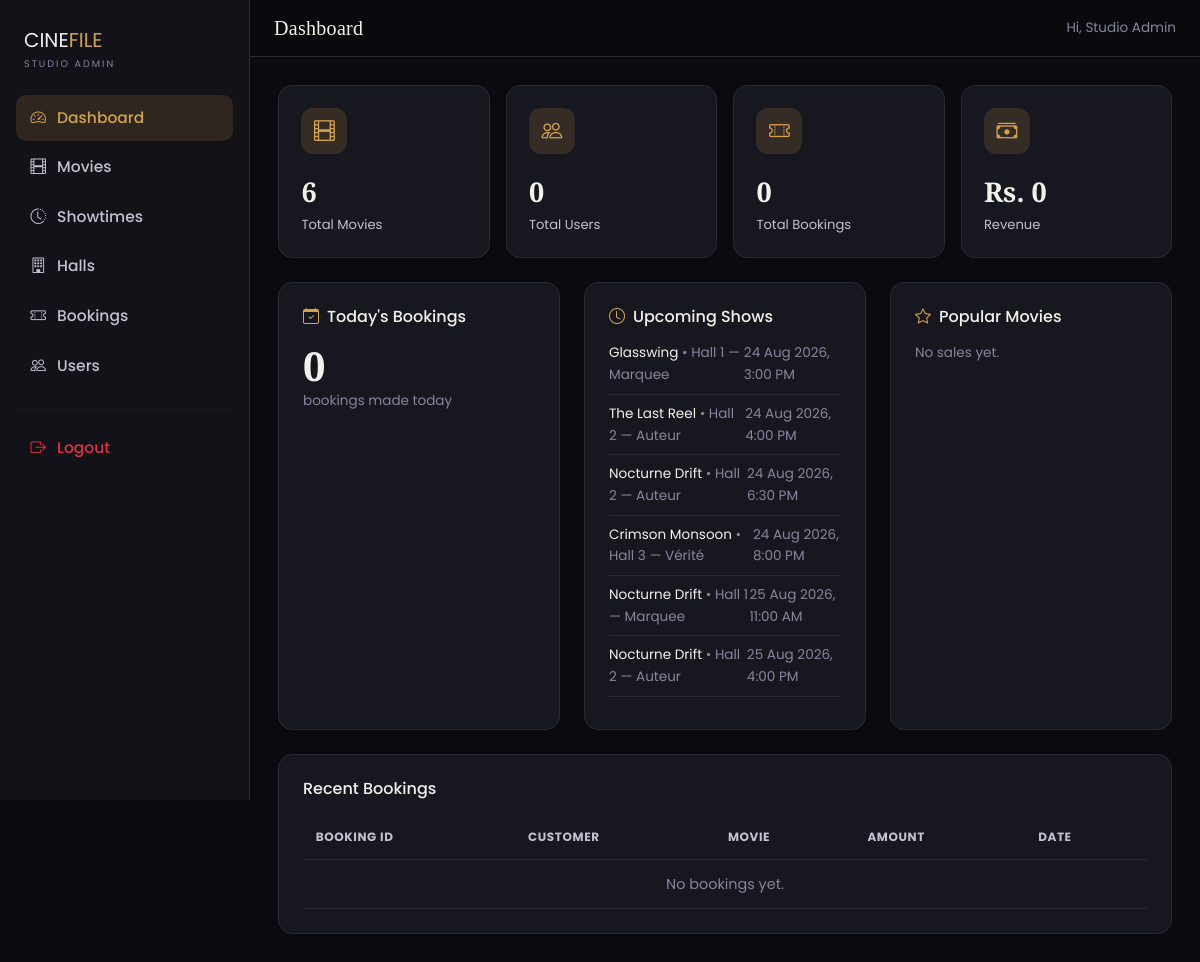
Page /admin/dashboard.php (signed in) on the committed database.
### tables this page shows
CREATE TABLE showtimes (
  id INT AUTO_INCREMENT PRIMARY KEY,
  movie_id INT NOT NULL,
  hall_id INT NOT NULL,
  show_date DATE NOT NULL,
  show_time TIME NOT NULL,
  ticket_price DECIMAL(10,2) NOT NULL DEFAULT 350.00,
  created_at TIMESTAMP DEFAULT CURRENT_TIMESTAMP,
  FOREIGN KEY (movie_id) REFERENCES movies(id) ON DELETE CASCADE,
  FOREIGN KEY (hall_id) REFERENCES halls(id) ON DELETE CASCADE,
  INDEX idx_movie_date (movie_id, show_date)
);

CREATE TABLE movies (
  id INT AUTO_INCREMENT PRIMARY KEY,
  title VARCHAR(200) NOT NULL,
  genre VARCHAR(150) NOT NULL,
  language VARCHAR(80) NOT NULL,
  duration INT NOT NULL COMMENT 'minutes',
  rating DECIMAL(2,1) DEFAULT 0.0,
  poster VARCHAR(255) DEFAULT NULL,
  backdrop VARCHAR(255) DEFAULT NULL,
  description TEXT,
  trailer_url VARCHAR(255) DEFAULT NULL,
  release_date DATE DEFAULT NULL,
  status ENUM('now_showing','coming_soon') DEFAULT 'now_showing',
  created_at TIMESTAMP DEFAULT CURRENT_TIMESTAMP,
  updated_at TIMESTAMP DEFAULT CURRENT_TIMESTAMP ON UPDATE CURRENT_TIMESTAMP,
  FULLTEXT KEY ft_search (title, genre, language)
);

CREATE TABLE halls (
  id INT AUTO_INCREMENT PRIMARY KEY,
  name VARCHAR(80) NOT NULL,
  rows_count INT NOT NULL DEFAULT 5,
  seats_per_row INT NOT NULL DEFAULT 8,
  total_seats INT NOT NULL,
  created_at TIMESTAMP DEFAULT CURRENT_TIMESTAMP
);

### includes/functions.php (called while the page is built, shortened)
<?php
function format_rupees($amount): string
{
    return 'Rs. ' . number_format((float) $amount, 0);
}
function format_time12($time): string
{
    return date('g:i A', strtotime($time));
}
function format_date_pretty($date): string
{
    return date('d M Y', strtotime($date));
}

### admin/dashboard.php (the view, shortened to what this page needs)
<?php
include __DIR__ . '/includes/header.php';
include __DIR__ . '/includes/sidebar.php';
$totalMovies   = (int) $pdo->query("SELECT COUNT(*) c FROM movies")->fetch()['c'];
$totalUsers    = (int) $pdo->query("SELECT COUNT(*) c FROM users")->fetch()['c'];
$totalBookings = (int) $pdo->query("SELECT COUNT(*) c FROM bookings WHERE status='confirmed'")->fetch()['c'];
$revenue       = (float) $pdo->query("SELECT COALESCE(SUM(total_amount),0) r FROM bookings WHERE status='confirmed'")->fetch()['r'];
$todayBookings = (int) $pdo->query("SELECT COUNT(*) c FROM bookings WHERE DATE(created_at) = CURDATE()")->fetch()['c'];
$upcomingShows = $pdo->query(
    "SELECT s.show_date, s.show_time, m.title, h.name AS hall_name
     FROM showtimes s JOIN movies m ON m.id=s.movie_id JOIN halls h ON h.id=s.hall_id
     WHERE CONCAT(s.show_date,' ',s.show_time) >= NOW()
     ORDER BY s.show_date, s.show_time LIMIT 6"
)->fetchAll();
$recentBookings = $pdo->query(
    "SELECT b.booking_code, b.customer_name, b.total_amount, b.created_at, m.title
     FROM bookings b JOIN showtimes s ON s.id=b.showtime_id JOIN movies m ON m.id=s.movie_id
     ORDER BY b.created_at DESC LIMIT 6"
)->fetchAll();
$popularMovies = $pdo->query(
    "SELECT m.title, COUNT(bs.id) AS tickets_sold
     FROM movies m
     JOIN showtimes s ON s.movie_id = m.id
     JOIN bookings b ON b.showtime_id = s.id AND b.status='confirmed'
     JOIN booking_seats bs ON bs.booking_id = b.id
     GROUP BY m.id ORDER BY tickets_sold DESC LIMIT 5"
)->fetchAll();
?>
<div class="admin-main">
  <div class="admin-topbar">
    <div class="d-flex align-items-center gap-3">
      <h5 class="mb-0 font-display">Dashboard</h5>
    </div>
    <span class="text-muted small">Hi, <?= htmlspecialchars($_SESSION['admin_name']) ?></span>
  </div>
  <div class="admin-content">
    <div class="row g-3 mb-4">
      <div class="col-6 col-lg-3">
        <div class="stat-card"><div class="stat-icon mb-3"><i class="bi bi-film"></i></div><div class="stat-value"><?= $totalMovies ?></div><div class="stat-label">Total Movies</div></div>
      </div>
      <div class="col-6 col-lg-3">
        <div class="stat-card"><div class="stat-icon mb-3"><i class="bi bi-people"></i></div><div class="stat-value"><?= number_format($totalUsers) ?></div><div class="stat-label">Total Users</div></div>
      </div>
      <div class="col-6 col-lg-3">
        <div class="stat-card"><div class="stat-icon mb-3"><i class="bi bi-ticket-perforated"></i></div><div class="stat-value"><?= number_format($totalBookings) ?></div><div class="stat-label">Total Bookings</div></div>
      </div>
      <div class="col-6 col-lg-3">
        <div class="stat-card"><div class="stat-icon mb-3"><i class="bi bi-cash-stack"></i></div><div class="stat-value"><?= format_rupees($revenue) ?></div><div class="stat-label">Revenue</div></div>
      </div>
    </div>
    <div class="row g-4">
      <div class="col-lg-4">
        <div class="lm-surface p-4 h-100">
          <h6 class="mb-3"><i class="bi bi-calendar-check me-2" style="color:var(--lm-accent)"></i>Today's Bookings</h6>
          <div class="display-6 fw-bold font-display"><?= $todayBookings ?></div>
          <div class="text-muted small">bookings made today</div>
        </div>
      </div>
      <div class="col-lg-4">
        <div class="lm-surface p-4 h-100">
          <h6 class="mb-3"><i class="bi bi-clock me-2" style="color:var(--lm-accent)"></i>Upcoming Shows</h6>
          <?php foreach ($upcomingShows as $s): ?>
          <div class="small mb-2 d-flex justify-content-between border-bottom pb-2" style="border-color:var(--lm-border)!important;">
            <span><?= htmlspecialchars($s['title']) ?> <span class="text-muted">• <?= htmlspecialchars($s['hall_name']) ?></span></span>
            <span class="text-muted"><?= format_date_pretty($s['show_date']) ?>, <?= format_time12($s['show_time']) ?></span>
          </div>
          <?php endforeach; ?>
        </div>
      </div>
      <div class="col-lg-4">
        <div class="lm-surface p-4 h-100">
          <h6 class="mb-3"><i class="bi bi-star me-2" style="color:var(--lm-accent)"></i>Popular Movies</h6>
          <?php if (!$popularMovies): ?><p class="text-muted small mb-0">No sales yet.</p><?php endif; ?>
        </div>
      </div>
    </div>
    <div class="lm-surface p-4 mt-4">
      <h6 class="mb-3">Recent Bookings</h6>
      <div class="table-responsive">
        <table class="admin-table">
          <thead><tr><th>Booking ID</th><th>Customer</th><th>Movie</th><th>Amount</th><th>Date</th></tr></thead>
          <tbody>
            <?php if (!$recentBookings): ?><tr><td colspan="5" class="text-muted text-center">No bookings yet.</td></tr><?php endif; ?>
          </tbody>
        </table>
      </div>
    </div>
  </div>
</div>
<?php include __DIR__ . '/includes/footer.php'; ?>

### assets/css/style.css (style rules this page uses)
:root { --lm-bg: #0a0a0f; --lm-bg-soft: #121218; --lm-surface: #17171f; --lm-surface-2: #1e1e28; --lm-border: #2a2a36; --lm-text: #f2f1ec; --lm-text-dim: #c3c1d1; --lm-accent: #d4a24e; --lm-accent-soft: rgba(212, 162, 78, 0.15); --lm-accent-2: #e0523b; --lm-success: #4caf7d; --lm-danger: #e0523b; --lm-radius: 14px; --lm-radius-sm: 8px; --lm-font: 'Poppins', -apple-system, BlinkMacSystemFont, 'Segoe UI', sans-serif; --lm-font-display: 'Playfair Display', Georgia, serif; }
* { box-sizing: border-box; }
.text-muted { color: #86869e !important; }
body { background: var(--lm-bg); color: var(--lm-text); font-family: var(--lm-font); font-size: 15.5px; line-height: 1.6; }
h1, h2, h3, h4, .font-display { font-family: var(--lm-font-display); letter-spacing: 0.3px; }
.lm-surface { background: var(--lm-surface); border: 1px solid var(--lm-border); border-radius: var(--lm-radius); }

### assets/css/admin.css (style rules this page uses)
.admin-main { flex-grow: 1; min-width: 0; }
.admin-topbar { background: rgba(10,10,15,0.85); backdrop-filter: blur(10px); border-bottom: 1px solid var(--lm-border); padding: 1rem 1.5rem; position: sticky; top: 0; z-index: 1030; display: flex; align-items: center; justify-content: space-between; }
.admin-content { padding: 1.75rem; }
.stat-card { background: var(--lm-surface); border: 1px solid var(--lm-border); border-radius: var(--lm-radius); padding: 1.4rem; }
.stat-card .stat-icon { width: 46px; height: 46px; border-radius: 12px; display: flex; align-items: center; justify-content: center; background: var(--lm-accent-soft); color: var(--lm-accent); font-size: 1.3rem; }
.stat-card .stat-value { font-size: 1.7rem; font-weight: 700; font-family: var(--lm-font-display); }
.stat-card .stat-label { color: var(--lm-text-dim); font-size: 0.82rem; }
.admin-table { width: 100%; color: var(--lm-text); border-collapse: collapse; }
.admin-table thead th { color: var(--lm-text-dim); font-size: 0.75rem; text-transform: uppercase; letter-spacing: 0.6px; border-bottom: 1px solid var(--lm-border); padding: 0.8rem; text-align: left; }
.admin-table tbody td { padding: 0.8rem; border-bottom: 1px solid var(--lm-border); vertical-align: middle; font-size: 0.9rem; }

### rows in the picture
showtimes: movie.title "Glasswing", hall.name "Hall 1 — Marquee", show_date "24 Aug 2026", show_time "3:00 PM"
showtimes: movie.title "The Last Reel", hall.name "Hall 2 — Auteur", show_date "24 Aug 2026", show_time "4:00 PM"
showtimes: movie.title "Nocturne Drift", hall.name "Hall 2 — Auteur", show_date "24 Aug 2026", show_time "6:30 PM"
showtimes: movie.title "Crimson Monsoon", hall.name "Hall 3 — Vérité", show_date "24 Aug 2026", show_time "8:00 PM"
showtimes: movie.title "Nocturne Drift", hall.name "Hall 1 — Marquee", show_date "25 Aug 2026", show_time "11:00 AM"
showtimes: movie.title "Nocturne Drift", hall.name "Hall 2 — Auteur", show_date "25 Aug 2026", show_time "4:00 PM"

### other values in the picture
$_SESSION['admin_name'] "Studio Admin"
$totalMovies "6"
$totalUsers "0"
$totalBookings "0"
format_rupees($revenue) "Rs. 0"
$todayBookings "0"
